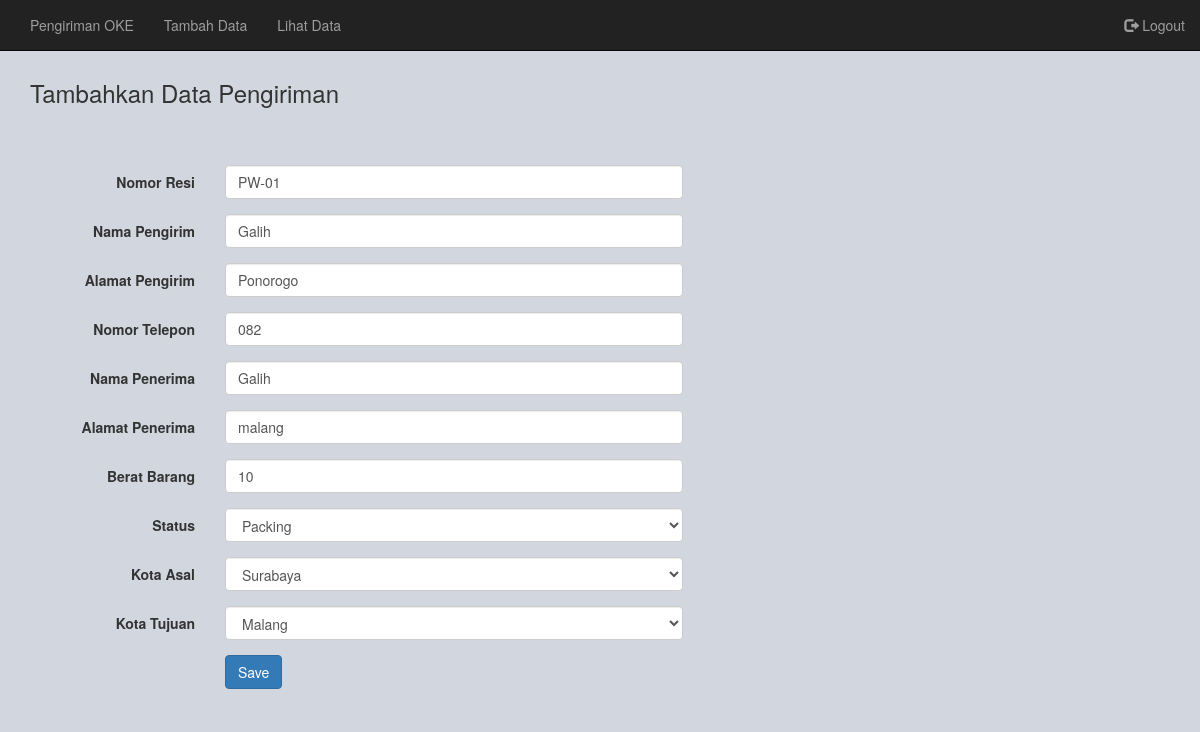
Screenshot of /crud.php?ID=5&code=1 (signed in) with the database file from the repository.
### tables this page shows
CREATE TABLE `data_barang` (
  `idbarang` int(11) NOT NULL,
  `nama_pengirim` varchar(45) NOT NULL,
  `alamat_pengirim` varchar(45) NOT NULL,
  `telp_peng` varchar(14) NOT NULL,
  `nama_penerima` varchar(45) NOT NULL,
  `alamat_penerima` varchar(45) NOT NULL,
  `berat` int(11) NOT NULL,
  `status` varchar(100) NOT NULL,
  `idkota_asal` int(11) NOT NULL,
  `idkota_tujuan` int(11) NOT NULL,
  `no_resi` varchar(45) NOT NULL,
  `id_admin` int(11) NOT NULL
);

### crud.php (the view, shortened to what this page needs)
<?php
	require_once("koneksi.php");
	if (empty($_GET['code']))
      header('location:admin.php');
    else if (($_GET['code']==1)||($_GET['code']==2)){
	$id=$_GET['ID'];
      $q = mysqli_query(
                $conn,
                "SELECT *
                 FROM data_barang
                 WHERE idbarang=$id");
       $data = mysqli_fetch_array($q);
       if($_GET['code']==1){
?>
<!DOCTYPE html>
<html>
<head>
  	<link href="css/bootstrap.min.css" rel="stylesheet">
  	<link href="assets/css/bootstrap.css" rel="stylesheet">
	<link href="assets/css/animate.css" rel="stylesheet">
	<link href="assets/css/adminstyle.css" rel="stylesheet">
</head>
<body>
	<nav class="navbar navbar-inverse navbar-fixed-top">
		<div class="container-fluid">
		  <div class="navbar-header">
		  	<p class="navbar-text">Pengiriman OKE </p>
		  </div>
		  <ul class="nav navbar-nav">
			  <li><a href="admin.php">Tambah Data</a></li>
			  <li><a href="data.php">Lihat Data</a></li>
		  </ul>
		  <ul class="nav navbar-nav navbar-right">
		  	<li><a href="logout.php"><span class="glyphicon glyphicon-log-out"></span> Logout</a></li>
		  </ul>
		</div>
	</nav>
	<div class="container" style="margin-top: 60px">
		<form class="form-horizontal" action="edit.php" method="post">
			<h3> Tambahkan Data Pengiriman </h3>
			<div class="form-group">
			  <div class="col-xs-5">
			  </div>
			</div>
			<div class="form-group">
			  <label class="control-label col-sm-2" for="nama-pengirim">Nomor Resi</label>
			  <div class="col-xs-5">
				<input class="form-control " type="text" name="no-resi" id="nama-pengirim" value="<?php echo $data['no_resi']; ?>"/>
			  </div>
			</div>
			<div class="form-group">
			  <label class="control-label col-sm-2" for="nama-pengirim">Nama Pengirim</label>
			  <div class="col-xs-5">
				<input class="form-control " type="text" name="nama-pengirim" id="nama-pengirim" value="<?php echo $data['nama_pengirim']; ?>"/>
			  </div>
			</div>
			<div class="form-group">
			  <label class="control-label col-sm-2" for="almt-pengirim">Alamat Pengirim</label>
			  <div class="col-xs-5">
				<input class="form-control " type="text" name="almt-pengirim" id="almt-pengirim" value="<?php echo $data['alamat_pengirim']; ?>""/>
			  </div>
			</div>
			<div class="form-group">
			  <label class="control-label col-sm-2" for="tlp-pengirim">Nomor Telepon</label>
			  <div class="col-xs-5">
				<input class="form-control " type="text" name="tlp-pengirim" id="tlp-pengirim" value="<?php echo $data['telp_peng']; ?>"/>
			  </div>
			</div>
			<div class="form-group">
			  <label class="control-label col-sm-2" for="nama-penerima">Nama Penerima</label>
			  <div class="col-xs-5">
				<input class="form-control " type="text" name="nama-penerima" id="nama-penerima" value="<?php echo $data['nama_penerima']; ?>"/>
			  </div>
			</div>
			<div class="form-group">
			  <label class="control-label col-sm-2" for="almt-penerima">Alamat Penerima</label>
			  <div class="col-xs-5">
				<input class="form-control " type="text" name="almt-penerima" id="almt-penerima" value="<?php echo $data['alamat_penerima']; ?>"/>
			  </div>
			</div>
			<div class="form-group">
			  <label class="control-label col-sm-2" for="berat">Berat Barang</label>
			  <div class="col-xs-5">
				<input class="form-control " type="text" name="berat" id="berat" value="<?php echo $data['berat']; ?>"/>
			  </div>
			</div>
			<div class="form-group">
			  <label class="control-label col-sm-2" for="status">Status</label>
			  <div class="col-xs-5">
				<select class="form-control" id="status" name="status" >
					<?php if($data['status'] == "Packing"){
						?>
						<option value="Packing" selected>Packing</option>
						<?php
					} elseif ($data['status'] == "Proses Pengiriman") {
						?>
						<option value="Packing">Packing</option>
						<option value="Proses Pengiriman" selected>Proses Pengiriman</option>
						<option value="Sampai Tujuan">Sampai Tujuan</option>
						<?php
					} elseif ($data['status'] == "Sampai Tujuan") {
						?>
						<option value="Packing">Packing</option>
						<option value="Proses Pengiriman">Proses Pengiriman</option>
						<option value="Sampai Tujuan" selected>Sampai Tujuan</option>
						<?php
					}
					?>
				</select>
			  </div>
			</div>
			<div class="form-group">
			  <label class="control-label col-sm-2" for="kota-asal">Kota Asal</label>
			  <div class="col-xs-5">
				<select class="form-control" id="kota-asal" name="kota-asal" >
					<?php if ($data['idkota_asal'] == "1") {
						?>
						<option value="1" selected>Surabaya</option>
						<?php
					}
						?>
				</select>
			  </div>
			</div>
			<div class="form-group">
			  <label class="control-label col-sm-2" for="kota-tujuan">Kota Tujuan</label>
			  <div class="col-xs-5">
				<select class="form-control" id="kota-tujuan" name="kota-tujuan" >
					<?php if ($data['idkota_tujuan'] == "1") {
						?>
						<option value="1" selected>Surabaya</option>
						<option value="2">Malang</option>
						<option value="3">Pasuruan</option>
						<option value="4">Ponorogo</option>
						<?php
					} elseif ($data['idkota_tujuan'] == "2") {
						?>
						<option value="2" selected>Malang</option>
						<?php
					}
						?>
				</select>
			  </div>
			</div>
			<div class="form-group">
			  <label class="control-label col-sm-2" for="save-button"></label>
			  <div class="col-xs-5">
				<button class="btn btn-primary" name="save-button">Save</button>
			  </div>
			</div>
		</form>
	</div>
</body>
</html>
<?php
		}
		else {
    		mysqli_query($conn, "DELETE FROM data_barang WHERE idbarang = $id");
    		header('location:data.php');
    	}
    }
?>

### assets/css/adminstyle.css (style rules this page uses)
body { background:#d2d6de; }

### rows the page displays
data_barang: no-resi "PW-01", nama-pengirim "Galih", almt-pengirim "Ponorogo", tlp-pengirim "082", nama-penerima "Galih", almt-penerima "malang", berat "10", status "Packing", kota-asal "Surabaya", kota-tujuan "Malang"
